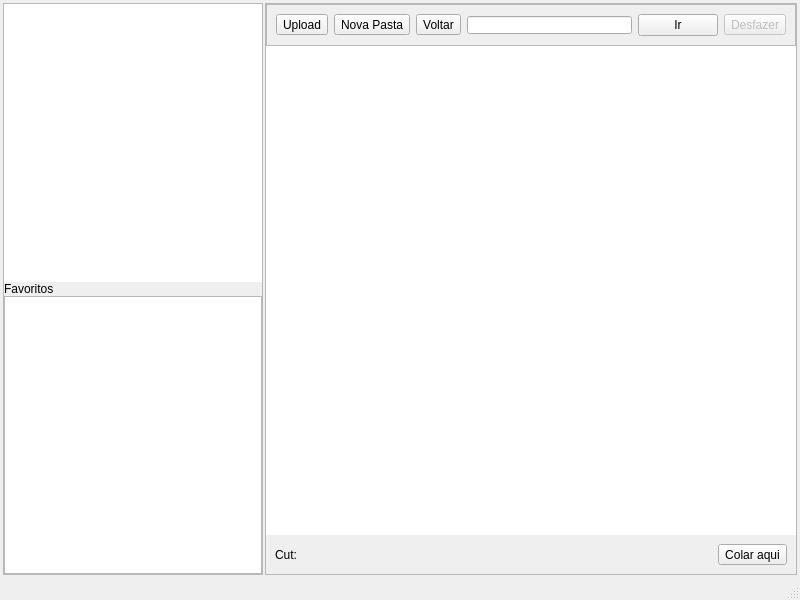
<?xml version="1.0" encoding="UTF-8"?>
<ui version="4.0">
 <class>MainWindow</class>
 <widget class="QMainWindow" name="MainWindow">
  <property name="geometry">
   <rect>
    <x>0</x>
    <y>0</y>
    <width>800</width>
    <height>600</height>
   </rect>
  </property>
  <property name="windowTitle">
   <string>MainWindow</string>
  </property>
  <widget class="QWidget" name="centralwidget">
   <layout class="QHBoxLayout" name="horizontalLayout_2">
    <property name="spacing">
     <number>2</number>
    </property>
    <property name="leftMargin">
     <number>3</number>
    </property>
    <property name="topMargin">
     <number>3</number>
    </property>
    <property name="rightMargin">
     <number>3</number>
    </property>
    <property name="bottomMargin">
     <number>3</number>
    </property>
    <item>
     <widget class="QFrame" name="frame_4">
      <property name="minimumSize">
       <size>
        <width>200</width>
        <height>0</height>
       </size>
      </property>
      <property name="maximumSize">
       <size>
        <width>260</width>
        <height>16777215</height>
       </size>
      </property>
      <property name="frameShape">
       <enum>QFrame::Shape::StyledPanel</enum>
      </property>
      <property name="frameShadow">
       <enum>QFrame::Shadow::Raised</enum>
      </property>
      <layout class="QVBoxLayout" name="verticalLayout">
       <property name="spacing">
        <number>0</number>
       </property>
       <property name="leftMargin">
        <number>0</number>
       </property>
       <property name="topMargin">
        <number>0</number>
       </property>
       <property name="rightMargin">
        <number>0</number>
       </property>
       <property name="bottomMargin">
        <number>0</number>
       </property>
       <item>
        <widget class="QTreeView" name="tree_view">
         <property name="styleSheet">
          <string notr="true">border: 0px;</string>
         </property>
        </widget>
       </item>
       <item>
        <widget class="QLabel" name="label">
         <property name="text">
          <string>Favoritos</string>
         </property>
        </widget>
       </item>
       <item>
        <widget class="QTreeView" name="favoritos_tree_view"/>
       </item>
      </layout>
     </widget>
    </item>
    <item>
     <widget class="QFrame" name="frame">
      <property name="frameShape">
       <enum>QFrame::Shape::StyledPanel</enum>
      </property>
      <property name="frameShadow">
       <enum>QFrame::Shadow::Raised</enum>
      </property>
      <layout class="QVBoxLayout" name="verticalLayout_2">
       <property name="spacing">
        <number>0</number>
       </property>
       <property name="leftMargin">
        <number>0</number>
       </property>
       <property name="topMargin">
        <number>0</number>
       </property>
       <property name="rightMargin">
        <number>0</number>
       </property>
       <property name="bottomMargin">
        <number>0</number>
       </property>
       <item>
        <widget class="QFrame" name="frame_2">
         <property name="frameShape">
          <enum>QFrame::Shape::StyledPanel</enum>
         </property>
         <property name="frameShadow">
          <enum>QFrame::Shadow::Raised</enum>
         </property>
         <layout class="QGridLayout" name="gridLayout">
          <item row="0" column="1">
           <widget class="QToolButton" name="nova_pasta">
            <property name="text">
             <string>Nova Pasta</string>
            </property>
           </widget>
          </item>
          <item row="0" column="2">
           <widget class="QToolButton" name="voltar_button">
            <property name="text">
             <string>Voltar</string>
            </property>
           </widget>
          </item>
          <item row="0" column="0">
           <widget class="QToolButton" name="upload_button">
            <property name="text">
             <string>Upload</string>
            </property>
           </widget>
          </item>
          <item row="0" column="4">
           <widget class="QPushButton" name="ir_button">
            <property name="text">
             <string>Ir</string>
            </property>
           </widget>
          </item>
          <item row="0" column="3">
           <widget class="QLineEdit" name="lineEdit">
            <property name="styleSheet">
             <string notr="true">padding-left: 5px; padding-right: 5px;</string>
            </property>
           </widget>
          </item>
          <item row="0" column="5">
           <widget class="QToolButton" name="undo_button">
            <property name="enabled">
             <bool>false</bool>
            </property>
            <property name="text">
             <string>Desfazer</string>
            </property>
           </widget>
          </item>
         </layout>
        </widget>
       </item>
       <item>
        <widget class="QListView" name="file_view">
         <property name="styleSheet">
          <string notr="true">border: 0px;</string>
         </property>
        </widget>
       </item>
       <item>
        <widget class="QFrame" name="frame_3">
         <property name="styleSheet">
          <string notr="true">QFrame{ border: 0px; }</string>
         </property>
         <property name="frameShape">
          <enum>QFrame::Shape::StyledPanel</enum>
         </property>
         <property name="frameShadow">
          <enum>QFrame::Shadow::Raised</enum>
         </property>
         <layout class="QHBoxLayout" name="horizontalLayout">
          <item>
           <widget class="QLabel" name="aux_label">
            <property name="enabled">
             <bool>true</bool>
            </property>
            <property name="maximumSize">
             <size>
              <width>50</width>
              <height>16777215</height>
             </size>
            </property>
            <property name="styleSheet">
             <string notr="true"/>
            </property>
            <property name="lineWidth">
             <number>1</number>
            </property>
            <property name="text">
             <string>Cut:</string>
            </property>
           </widget>
          </item>
          <item>
           <widget class="QLabel" name="cutted_label">
            <property name="text">
             <string/>
            </property>
           </widget>
          </item>
          <item>
           <widget class="QToolButton" name="colar_aqui_button">
            <property name="text">
             <string>Colar aqui</string>
            </property>
           </widget>
          </item>
         </layout>
        </widget>
       </item>
      </layout>
     </widget>
    </item>
   </layout>
  </widget>
  <widget class="QMenuBar" name="menubar">
   <property name="geometry">
    <rect>
     <x>0</x>
     <y>0</y>
     <width>800</width>
     <height>23</height>
    </rect>
   </property>
  </widget>
  <widget class="QStatusBar" name="statusbar"/>
  <action name="actionUpload">
   <property name="text">
    <string>Upload</string>
   </property>
  </action>
  <action name="actionDownload">
   <property name="text">
    <string>Download</string>
   </property>
  </action>
  <action name="actionRename">
   <property name="text">
    <string>Rename</string>
   </property>
  </action>
  <action name="actionShare">
   <property name="text">
    <string>Share</string>
   </property>
  </action>
  <action name="actionRemove">
   <property name="text">
    <string>Remove</string>
   </property>
  </action>
  <action name="actionInfo">
   <property name="text">
    <string>Info</string>
   </property>
  </action>
  <action name="actionNew_folder">
   <property name="text">
    <string>New folder</string>
   </property>
  </action>
 </widget>
 <resources/>
 <connections/>
</ui>
